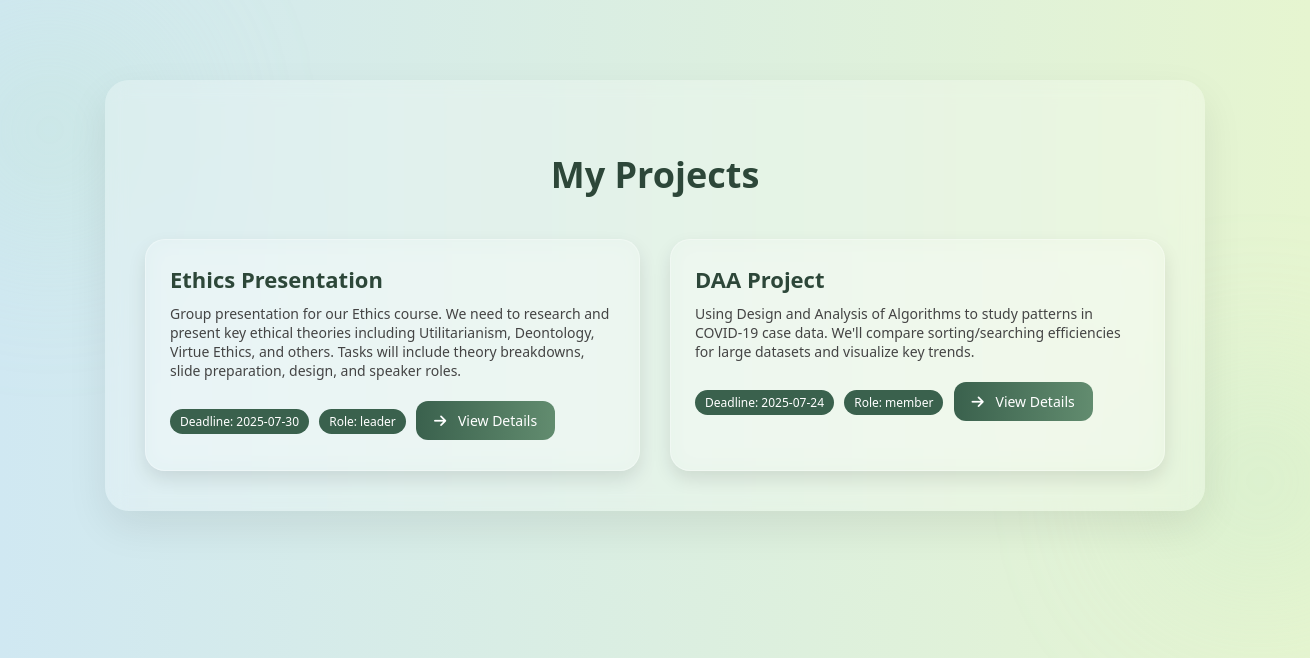
Screenshot of /my-projects (signed in) with the database file from the repository.
### tables this page shows
CREATE TABLE project_members (
    id INTEGER PRIMARY KEY AUTOINCREMENT,
    project_id INTEGER,
    user_id INTEGER,
    role TEXT CHECK(role IN ('leader', 'member')) DEFAULT 'member',
    FOREIGN KEY (project_id) REFERENCES projects(id),
    FOREIGN KEY (user_id) REFERENCES users(id)
);

CREATE TABLE projects (
    id INTEGER PRIMARY KEY AUTOINCREMENT,
    title TEXT NOT NULL,
    description TEXT,
    deadline DATE,
    created_by INTEGER,
    created_at TIMESTAMP DEFAULT CURRENT_TIMESTAMP,
    FOREIGN KEY (created_by) REFERENCES users(id)
);

### app.py (the view)
@app.route('/my-projects')
def my_projects():
    if 'user_id' not in session:
        return redirect('/login')
    user_id = session['user_id']
    conn = get_db_connection()
    cursor = conn.cursor()
    cursor.execute("""
        SELECT p.id, p.title, p.description, p.deadline, pm.role
        FROM project_members pm
        JOIN projects p ON pm.project_id = p.id
        WHERE pm.user_id = ?
    """, (user_id,))
    projects = cursor.fetchall()
    conn.close()
    return render_template('my_projects.html', projects=projects)

### app.py (called while the page is built)
def get_db_connection():
    conn = sqlite3.connect('data.db')
    conn.row_factory = sqlite3.Row
    return conn

### templates/my_projects.html (shortened to what this page needs)
<!DOCTYPE html>
<html lang="en">
<head>
  <link rel="stylesheet" href="https://cdnjs.cloudflare.com/ajax/libs/font-awesome/6.5.0/css/all.min.css">
</head>
<body>
  <div class="blob top-left"></div>
  <div class="blob bottom-right"></div>
  <div class="container">
    <h2>My Projects</h2>
    {% if projects %}
      <div class="project-grid">
        {% for project in projects %}
          <div class="project-card">
            <h3>{{ project['title'] }}</h3>
            <p>{{ project['description'] }}</p>
            <div class="badge">Deadline: {{ project['deadline'] }}</div>
            <div class="badge">Role: {{ project['role'] }}</div>
            <a href="/project/{{ project['id'] }}" class="btn">
              <i class="fas fa-arrow-right"></i> View Details
            </a>
          </div>
        {% endfor %}
      </div>
    {% else %}
      <p class="no-projects">You are not part of any projects yet.</p>
    {% endif %}
  </div>
</body>
</html>

### templates/my_projects.html (style rules this page uses)
* { box-sizing: border-box; }
body { margin: 0; padding: 0; font-family: 'Segoe UI', sans-serif; background: linear-gradient(to right, #d0e8f2, #e6f5d0); color: #2d4739; overflow-x: hidden; position: relative; }
.container { max-width: 1100px; margin: 80px auto; padding: 40px; border-radius: 24px; background: rgba(255, 255, 255, 0.25); box-shadow: 0 16px 40px rgba(0, 0, 0, 0.08); backdrop-filter: blur(10px); position: relative; z-index: 1; }
h2 { text-align: center; font-size: 36px; margin-bottom: 40px; color: #2d4739; font-weight: 700; }
.project-grid { display: grid; grid-template-columns: repeat(auto-fit, minmax(280px, 1fr)); gap: 30px; }
.project-card { background: rgba(255, 255, 255, 0.1); border: 1px solid rgba(255, 255, 255, 0.3); backdrop-filter: blur(12px); border-radius: 20px; padding: 24px; transition: 0.4s ease; box-shadow: 0 8px 18px rgba(0, 0, 0, 0.1); position: relative; }
.project-card h3 { font-size: 22px; margin: 0 0 10px; color: #2d4739; }
.project-card p { font-size: 14px; margin: 6px 0; color: #444; }
.badge { display: inline-block; background: #3a614d; color: white; font-size: 12px; padding: 4px 10px; border-radius: 20px; margin: 5px 6px 12px 0; }
.btn { margin-top: 15px; display: inline-block; text-decoration: none; background: linear-gradient(to right, #3a614d, #628c6f); color: white; padding: 10px 18px; border-radius: 12px; font-size: 14px; font-weight: 500; transition: background 0.3s ease; }
.btn i { margin-right: 8px; }
.blob { position: absolute; width: 300px; height: 300px; background: radial-gradient(#bae4c6, transparent 70%); border-radius: 50%; filter: blur(80px); z-index: 0; opacity: 0.5; }
.blob.top-left { top: -100px; left: -100px; }
.blob.bottom-right { bottom: -120px; right: -100px; }

### rows the page displays
project_members: title "Ethics Presentation", description "Group presentation for our Ethics course. We need to research and present key ethical theories including Utilitarianism, Deontology, Virtue Ethics, and others. Tasks will include theory breakdowns, slide preparation, design, and speaker roles.", deadline "2025-07-30", role "leader"
project_members: title "DAA Project", description "Using Design and Analysis of Algorithms to study patterns in COVID-19 case data. We'll compare sorting/searching efficiencies for large datasets and visualize key trends.", deadline "2025-07-24", role "member"
